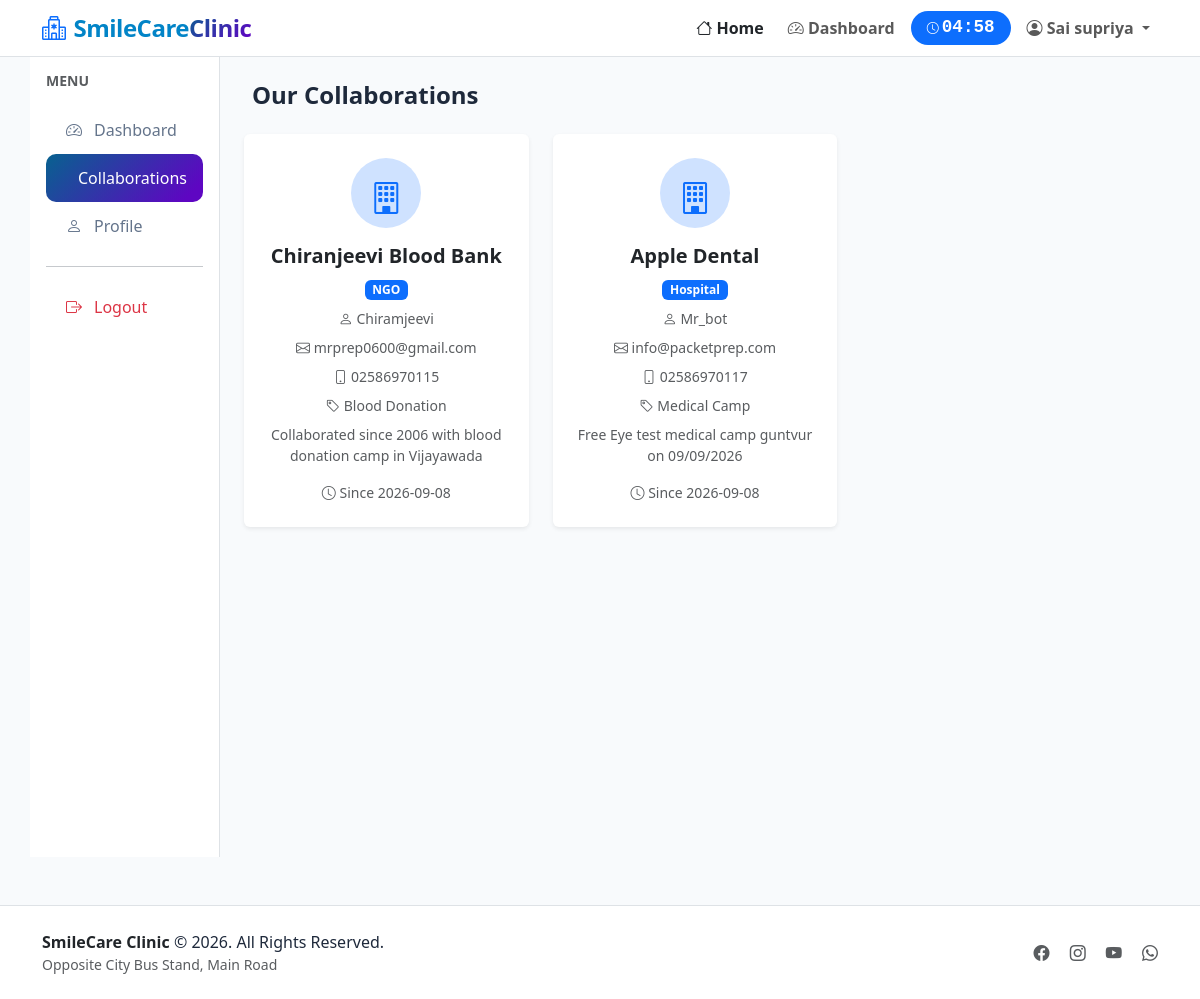
Page /collaborations (signed in) on the committed database.
### tables this page shows
CREATE TABLE collaborations(
            id INTEGER PRIMARY KEY AUTOINCREMENT,
            org_name TEXT NOT NULL,
            org_type TEXT NOT NULL,
            contact_person TEXT NOT NULL,
            email TEXT NOT NULL,
            phone TEXT,
            partnership_type TEXT,
            description TEXT,
            joined_date TIMESTAMP DEFAULT CURRENT_TIMESTAMP,
            is_active INTEGER DEFAULT 1
        );

### app.py (the view)
@app.route('/collaborations')
def collaborations():
    conn = get_connect()
    cursor = conn.cursor()
    collabs = cursor.execute('''
        SELECT * FROM collaborations
        WHERE is_active = 1
        ORDER BY joined_date DESC
    ''').fetchall()
    conn.close()
    return render_template('collaborations.html', collaborations=collabs)

### app.py (called while the page is built)
def get_connect():
    conn = sqlite3.connect(db_name)
    conn.row_factory = sqlite3.Row
    return conn

@app.context_processor
def inject_session_time():
    login_time = session.get('login_time')
    if login_time:
        elapsed = int(time.time() - login_time)
        remaining = max(0, 300 - elapsed)
        minutes = remaining // 60
        seconds = remaining % 60
        time_left = f"{minutes:02d}:{seconds:02d}"
        return {'session_time_left': time_left, 'is_logged_in': 'user_id' in session}
    return {'session_time_left': '00:00', 'is_logged_in': False}

### templates/collaborations.html (shortened to what this page needs)
{% extends "base.html" %}
{% block content %}
<div class="container">
    <div class="row">
        {% if session.get('user_id') %}
        <div class="col-lg-2 col-md-3 bg-white vh-100 p-0 border-end" style="position: sticky; top: 70px; height: calc(100vh - 70px); overflow-y: auto;">
            <div class="p-3">
                <h6 class="text-muted text-uppercase small fw-bold mb-3">Menu</h6>
                {% if session.get('user_role') == 'admin' %}
                <a href="{{ url_for('admin_dashboard') }}" class="sidebar-link">
                    <i class="bi bi-speedometer2"></i> Dashboard
                </a>
                {% else %}
                <a href="{{ url_for('user_dashboard') }}" class="sidebar-link">
                    <i class="bi bi-speedometer2"></i> Dashboard
                </a>
                {% endif %}
                <a href="{{ url_for('collaborations') }}" class="sidebar-link active">
                     Collaborations
                </a>
                <a href="{{ url_for('profile') }}" class="sidebar-link">
                    <i class="bi bi-person"></i> Profile
                </a>
                <hr>
                <a href="{{ url_for('logout') }}" class="sidebar-link text-danger">
                    <i class="bi bi-box-arrow-right"></i> Logout
                </a>
            </div>
        </div>
        <div class="col-lg-10 col-md-9 p-4">
        {% else %}
        <div class="col-12 p-4">
        {% endif %}
            <h4 class="fw-bold mb-4">Our Collaborations</h4>
            <div class="row g-4">
                {% if collaborations %}
                    {% for collab in collaborations %}
                    <div class="col-md-4">
                        <div class="card border-0 shadow-sm card-hover h-100">
                            <div class="card-body text-center p-4">
                                <div class="bg-primary-subtle rounded-circle p-3 mx-auto mb-3" style="width: 70px; height: 70px;">
                                    <i class="bi bi-building fs-2 text-primary"></i>
                                </div>
                                <h5 class="fw-bold">{{ collab.org_name }}</h5>
                                <span class="badge bg-primary mb-2">{{ collab.org_type }}</span>
                                <p class="small text-muted mb-2">
                                    <i class="bi bi-person"></i> {{ collab.contact_person }}
                                </p>
                                <p class="small text-muted mb-2">
                                    <i class="bi bi-envelope"></i> {{ collab.email }}
                                </p>
                                {% if collab.phone %}
                                <p class="small text-muted mb-2">
                                    <i class="bi bi-phone"></i> {{ collab.phone }}
                                </p>
                                {% endif %}
                                <p class="small text-muted mb-2">
                                    <i class="bi bi-tag"></i> {{ collab.partnership_type or 'General Partnership' }}
                                </p>
                                {% if collab.description %}
                                <p class="small text-muted">{{ collab.description }}</p>
                                {% endif %}
                                <div class="text-muted small">
                                    <i class="bi bi-clock"></i> Since {{ collab.joined_date[:10] if collab.joined_date else 'N/A' }}
                                </div>
                            </div>
                        </div>
                    </div>
                    {% endfor %}
                {% endif %}
            </div>
        </div>
    </div>
</div>
{% endblock %}

### templates/base.html (style rules this page uses)
:root { --brand-gradient: linear-gradient(135deg, #07628f 0%, #5e06c2 90%); --brand-primary: #07628f; }
body { font-family: 'Segoe UI', Tahoma, Geneva, Verdana, sans-serif; background-color: #f8fafc; color: #1e293b; }
.sidebar-link { padding: 12px 20px; border-radius: 10px; color: #64748b; text-decoration: none; display: flex; align-items: center; gap: 12px; transition: all 0.2s ease; }
.sidebar-link.active { background: var(--brand-gradient); color: white; }

### rows in the picture
collaborations: org_name "Chiranjeevi Blood Bank", org_type "NGO", contact_person "Chiramjeevi", email "mrprep0600@gmail.com", phone "02586970115", partnership_type "Blood Donation", description "Collaborated since 2006 with blood donation camp in Vijayawada", joined_date "2026-09-08"
collaborations: org_name "Apple Dental", org_type "Hospital", contact_person "Mr_bot", email "info@packetprep.com", phone "02586970117", partnership_type "Medical Camp", description "Free Eye test medical camp guntvur on 09/09/2026", joined_date "2026-09-08"

### other values in the picture
{{ session.get('full_name') or session.get('username') }} "Sai supriya"
